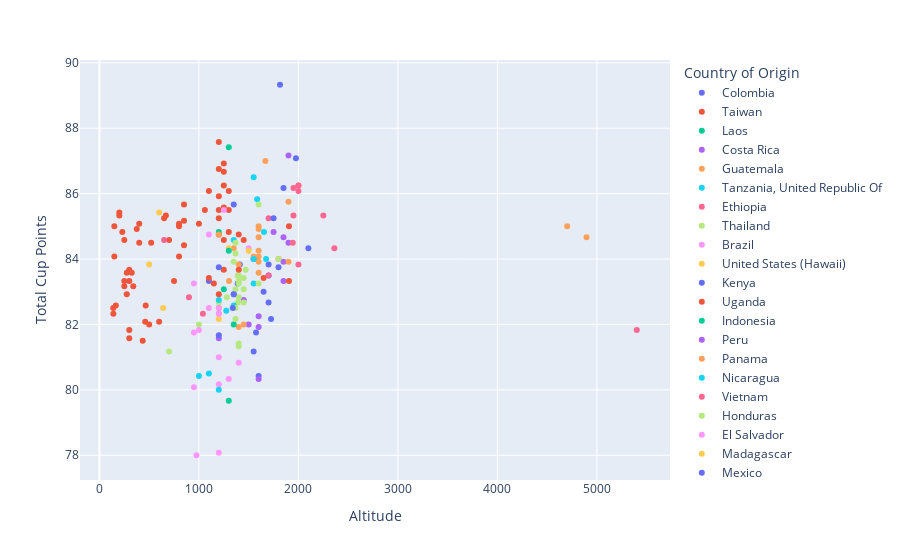

Notebook code cell kept with this figure:
### Code cell
proc_method_altitude = px.scatter(
    df_coffee,
    x='Altitude',
    y='Total Cup Points',
    color='Country of Origin',
    # size='Total Cup Points',
    hover_data='Processing Method',
)

proc_method_altitude.show()

### Figure 1 — Plotly figure (JSON) as saved in the notebook; plotly's stock layout.template omitted (floating-point values rounded to 4 significant figures)
{"data": [{"customdata": [["Double Anaerobic Washed"], ["Honey / Mosto"], ["Washed / Wet"], ["None"], ["Washed / Wet"], ["Washed / Wet"], ["Washed / Wet"], ["Washed / Wet"], ["Pulped natural / honey"], ["None"], ["Washed / Wet"], ["Washed / Wet"], ["Double Anaerobic Washed"], ["Washed / Wet"], ["Washed / Wet"], ["Washed / Wet"], ["Washed / Wet"], ["Washed / Wet"], ["Washed / Wet"]], "hovertemplate": "Country of Origin=Colombia<br>Altitude=%{x}<br>Total Cup Points=%{y}<br>Processing Method=%{customdata[0]}<extra></extra>", "legendgroup": "Colombia", "marker": {"color": "#636efa", "symbol": "circle"}, "mode": "markers", "name": "Colombia", "orientation": "v", "showlegend": true, "type": "scatter", "x": [1815, 1975, 1850, 1350, 2100, 1550, 1411, 1700, 1800, null, 1700, 1100, 1390, 1650, 1350, 1700, 1574, 1550, 1600], "xaxis": "x", "y": [89.33, 87.08, 86.17, 85.67, 84.33, 84, 83.83, 83.83, 83.75, 83.67, 83.5, 83.33, 83.25, 83, 82.92, 82.67, 81.75, 81.17, 80.42], "yaxis": "y"}, {"customdata": [["Washed / Wet"], ["Washed / Wet"], ["Natural / Dry"], ["Washed / Wet"], ["Washed / Wet"], ["Pulped natural / honey"], ["Natural / Dry"], ["Natural / Dry"], ["Natural / Dry"], ["Washed / Wet"], ["Natural / Dry"], ["Natural / Dry"], ["Natural / Dry"], ["Washed / Wet"], ["Washed / Wet"], ["Washed / Wet"], ["Washed / Wet"], ["Pulped natural / honey"], ["Washed / Wet"], ["Natural / Dry"], ["Washed / Wet"], ["Washed / Wet"], ["None"], ["Natural / Dry"], ["Washed / Wet"], ["Natural / Dry"], ["Natural / Dry"], ["Washed / Wet"], ["Pulped natural / honey"], ["Pulped natural / honey"], ["Pulped natural / honey"], ["Washed / Wet"], ["Natural / Dry"], ["Pulped natural / honey"], ["Natural / Dry"], ["Washed / Wet"], ["Pulped natural / honey"], ["Natural / Dry"], ["Washed / Wet"], ["Pulped natural / honey"], ["Natural / Dry"], ["Pulped natural / honey"], ["Washed / Wet"], ["Pulped natural / honey"], ["Washed / Wet"], ["Washed / Wet"], ["Washed / Wet"], ["Natural / Dry"], ["Washed / Wet"], ["Pulped natural / honey"], ["None"], ["Natural / Dry"], ["Washed / Wet"], ["Washed / Wet"], ["Natural / Dry"], ["Washed / Wet"], ["Pulped natural / honey"], ["Washed / Wet"], ["Pulped natural / honey"], ["Pulped natural / honey"], ["Pulped natural / honey"]], "hovertemplate": "Country of Origin=Taiwan<br>Altitude=%{x}<br>Total Cup Points=%{y}<br>Processing Method=%{customdata[0]}<extra></extra>", "legendgroup": "Taiwan", "marker": {"color": "#EF553B", "symbol": "circle"}, "mode": "markers", "name": "Taiwan", "orientation": "v", "showlegend": true, "type": "scatter", "x": [1200, 1250, 1200, 1250, 1250, 1100, 1300, 1200, 850, 1250, 1300, 1200, 1060, 200, 200, 668, 1200, 650, 850, 400, 1000, 800, 150, 800, 375, 230, 1300, 1400, 1200, 250, 700, 1250, 1450, 520, 400, 850, 150, 800, 1250, 300, 325, 275, 1100, 250, 300, 750, 1150, 250, 340, 275, 1200, 165, 465, 139, 140, 600, 460, 500, 300, 300, 435], "xaxis": "x", "y": [87.58, 86.92, 86.75, 86.67, 86.25, 86.08, 86.08, 85.92, 85.67, 85.58, 85.5, 85.5, 85.5, 85.42, 85.33, 85.33, 85.25, 85.25, 85.17, 85.08, 85.08, 85.08, 85, 85, 84.92, 84.83, 84.83, 84.75, 84.75, 84.58, 84.58, 84.58, 84.58, 84.5, 84.5, 84.42, 84.08, 84.08, 83.67, 83.67, 83.58, 83.58, 83.42, 83.33, 83.33, 83.33, 83.25, 83.17, 83.17, 82.92, 82.92, 82.58, 82.58, 82.5, 82.33, 82.08, 82.08, 82, 81.83, 81.58, 81.5], "yaxis": "y"}, {"customdata": [["Semi Washed"], ["Natural / Dry"], ["Washed / Wet"]], "hovertemplate": "Country of Origin=Laos<br>Altitude=%{x}<br>Total Cup Points=%{y}<br>Processing Method=%{customdata[0]}<extra></extra>", "legendgroup": "Laos", "marker": {"color": "#00cc96", "symbol": "circle"}, "mode": "markers", "name": "Laos", "orientation": "v", "showlegend": true, "type": "scatter", "x": [1300, 1250, 1300], "xaxis": "x", "y": [87.42, 83.08, 79.67], "yaxis": "y"}, {"customdata": [["Washed / Wet"], ["Washed / Wet"], ["Washed / Wet"], ["Washed / Wet"], ["Washed / Wet"], ["Pulped natural / honey"], ["Washed / Wet"], ["Washed / Wet"]], "hovertemplate": "Country of Origin=Costa Rica<br>Altitude=%{x}<br>Total Cup Points=%{y}<br>Processing Method=%{customdata[0]}<extra></extra>", "legendgroup": "Costa Rica", "marker": {"color": "#ab63fa", "symbol": "circle"}, "mode": "markers", "name": "Costa Rica", "orientation": "v", "showlegend": true, "type": "scatter", "x": [1900, 1850, 1900, 1850, 1850, 1450, 1500, 1200], "xaxis": "x", "y": [87.17, 84.67, 84.5, 83.92, 83.33, 82.75, 82, 81.58], "yaxis": "y"}, {"customdata": [["Washed / Wet"], ["Natural / Dry"], ["Natural / Dry"], ["Washed / Wet"], ["Washed / Wet"], ["Washed / Wet"], ["Washed / Wet"], ["Natural / Dry"], ["Washed / Wet"], ["Washed / Wet"], ["Washed / Wet"], ["Washed / Wet"], ["Washed / Wet"], ["Natural / Dry"], ["Washed / Wet"], ["Natural / Dry"], ["Washed / Wet"], ["Washed / Wet"], ["Washed / Wet"], ["Washed / Wet"], ["Washed / Wet"]], "hovertemplate": "Country of Origin=Guatemala<br>Altitude=%{x}<br>Total Cup Points=%{y}<br>Processing Method=%{customdata[0]}<extra></extra>", "legendgroup": "Guatemala", "marker": {"color": "#FFA15A", "symbol": "circle"}, "mode": "markers", "name": "Guatemala", "orientation": "v", "showlegend": true, "type": "scatter", "x": [1668, 2000, 1900, 1600, 4700, 1600, 1600, 4895, 1350, 1600, 1600, 1550, 1550, 1900, 1600, 1400, null, 1600, 1302.0, 1450, 1400], "xaxis": "x", "y": [87, 86.25, 85.75, 85, 85, 84.92, 84.67, 84.67, 84.33, 84.25, 84.08, 84.08, 84, 83.92, 83.92, 83.83, 83.83, 83.58, 83.33, 82, 81.92], "yaxis": "y"}, {"customdata": [["Washed / Wet"], ["Washed / Wet"], ["Washed / Wet"], ["Washed / Wet"], ["Washed / Wet"], ["Washed / Wet"]], "hovertemplate": "Country of Origin=Tanzania, United Republic Of<br>Altitude=%{x}<br>Total Cup Points=%{y}<br>Processing Method=%{customdata[0]}<extra></extra>", "legendgroup": "Tanzania, United Republic Of", "marker": {"color": "#19d3f3", "symbol": "circle"}, "mode": "markers", "name": "Tanzania, United Republic Of", "orientation": "v", "showlegend": true, "type": "scatter", "x": [1550, 1585, 1654, 1675, 1550, 1550], "xaxis": "x", "y": [86.5, 85.83, 84.83, 84, 84, 83.25], "yaxis": "y"}, {"customdata": [["Natural / Dry"], ["Natural / Dry"], ["Washed / Wet"], ["Washed / Wet"], ["Natural / Dry"], ["Washed / Wet"], ["Washed / Wet"], ["Natural / Dry"], ["Washed / Wet"], ["Washed / Wet"], ["Washed / Wet"]], "hovertemplate": "Country of Origin=Ethiopia<br>Altitude=%{x}<br>Total Cup Points=%{y}<br>Processing Method=%{customdata[0]}<extra></extra>", "legendgroup": "Ethiopia", "marker": {"color": "#FF6692", "symbol": "circle"}, "mode": "markers", "name": "Ethiopia", "orientation": "v", "showlegend": true, "type": "scatter", "x": [2000, 1950, 2000, 1950, 2250, 1700, 1943, 2361, 1800, 2000, 1700], "xaxis": "x", "y": [86.25, 86.17, 86.08, 85.33, 85.33, 85.25, 84.5, 84.33, 84, 83.83, 83.5], "yaxis": "y"}, {"customdata": [["Pulped natural / honey"], ["Natural / Dry"], ["Washed / Wet"], ["Washed / Wet"], ["Washed / Wet"], ["Washed / Wet"], ["Washed / Wet"], ["Natural / Dry"], ["Washed / Wet"], ["Washed / Wet"], ["Natural / Dry"], ["Washed / Wet"]], "hovertemplate": "Country of Origin=Thailand<br>Altitude=%{x}<br>Total Cup Points=%{y}<br>Processing Method=%{customdata[0]}<extra></extra>", "legendgroup": "Thailand", "marker": {"color": "#B6E880", "symbol": "circle"}, "mode": "markers", "name": "Thailand", "orientation": "v", "showlegend": true, "type": "scatter", "x": [1600, 1350, 1390, 1450, 1400, 1400, 1390, 1200, 1000, 1400, 1400, 700], "xaxis": "x", "y": [85.67, 83.92, 83.5, 83.42, 83.33, 82.83, 82.67, 82.67, 82, 81.42, 81.33, 81.17], "yaxis": "y"}, {"customdata": [["Pulped natural / honey"], ["Double Carbonic Maceration / Natural"], ["Natural / Dry"], ["Natural / Dry"], ["Pulped natural / honey"], ["Natural / Dry"], ["Natural / Dry"], ["Natural / Dry"], ["Natural / Dry"], ["Semi Washed"]], "hovertemplate": "Country of Origin=Brazil<br>Altitude=%{x}<br>Total Cup Points=%{y}<br>Processing Method=%{customdata[0]}<extra></extra>", "legendgroup": "Brazil", "marker": {"color": "#FF97FF", "symbol": "circle"}, "mode": "markers", "name": "Brazil", "orientation": "v", "showlegend": true, "type": "scatter", "x": [1250, 1100, 950, 1100, 1000, 950, 1200, 1200, 950, 975], "xaxis": "x", "y": [85.5, 84.75, 83.25, 82.5, 81.83, 81.75, 81, 80.17, 80.08, 78], "yaxis": "y"}, {"customdata": [["Washed / Wet"], ["Washed / Wet"], ["Washed / Wet"], ["Washed / Wet"], ["Washed / Wet"]], "hovertemplate": "Country of Origin=United States (Hawaii)<br>Altitude=%{x}<br>Total Cup Points=%{y}<br>Processing Method=%{customdata[0]}<extra></extra>", "legendgroup": "United States (Hawaii)", "marker": {"color": "#FECB52", "symbol": "circle"}, "mode": "markers", "name": "United States (Hawaii)", "orientation": "v", "showlegend": true, "type": "scatter", "x": [600, 1300, 500, 640, 1200], "xaxis": "x", "y": [85.42, 84.33, 83.83, 82.5, 82.17], "yaxis": "y"}, {"customdata": [["Washed / Wet"], ["Washed / Wet"]], "hovertemplate": "Country of Origin=Kenya<br>Altitude=%{x}<br>Total Cup Points=%{y}<br>Processing Method=%{customdata[0]}<extra></extra>", "legendgroup": "Kenya", "marker": {"color": "#636efa", "symbol": "circle"}, "mode": "markers", "name": "Kenya", "orientation": "v", "showlegend": true, "type": "scatter", "x": [1750, 1725], "xaxis": "x", "y": [85.25, 82.17], "yaxis": "y"}, {"customdata": [["Washed / Wet"], ["Washed / Wet"], ["Washed / Wet"]], "hovertemplate": "Country of Origin=Uganda<br>Altitude=%{x}<br>Total Cup Points=%{y}<br>Processing Method=%{customdata[0]}<extra></extra>", "legendgroup": "Uganda", "marker": {"color": "#EF553B", "symbol": "circle"}, "mode": "markers", "name": "Uganda", "orientation": "v", "showlegend": true, "type": "scatter", "x": [1905, 1650, 1905], "xaxis": "x", "y": [85, 83.42, 83.33], "yaxis": "y"}, {"customdata": [["None"], ["Wet Hulling"], ["Pulped natural / honey"]], "hovertemplate": "Country of Origin=Indonesia<br>Altitude=%{x}<br>Total Cup Points=%{y}<br>Processing Method=%{customdata[0]}<extra></extra>", "legendgroup": "Indonesia", "marker": {"color": "#00cc96", "symbol": "circle"}, "mode": "markers", "name": "Indonesia", "orientation": "v", "showlegend": true, "type": "scatter", "x": [1200, 1300, 1350], "xaxis": "x", "y": [84.83, 84.25, 82], "yaxis": "y"}, {"customdata": [["Washed / Wet"], ["Washed / Wet"], ["Washed / Wet"], ["Washed / Wet"]], "hovertemplate": "Country of Origin=Peru<br>Altitude=%{x}<br>Total Cup Points=%{y}<br>Processing Method=%{customdata[0]}<extra></extra>", "legendgroup": "Peru", "marker": {"color": "#ab63fa", "symbol": "circle"}, "mode": "markers", "name": "Peru", "orientation": "v", "showlegend": true, "type": "scatter", "x": [1750, 1600, 1600, 1600], "xaxis": "x", "y": [84.83, 82.25, 81.92, 80.33], "yaxis": "y"}, {"customdata": [["Washed / Wet"], ["Washed / Wet"]], "hovertemplate": "Country of Origin=Panama<br>Altitude=%{x}<br>Total Cup Points=%{y}<br>Processing Method=%{customdata[0]}<extra></extra>", "legendgroup": "Panama", "marker": {"color": "#FFA15A", "symbol": "circle"}, "mode": "markers", "name": "Panama", "orientation": "v", "showlegend": true, "type": "scatter", "x": [1200, 1200], "xaxis": "x", "y": [84.75, 82.5], "yaxis": "y"}, {"customdata": [["Natural / Dry"], ["Natural / Dry"], ["Washed / Wet"], ["Washed / Wet"], ["Washed / Wet"], ["Washed / Wet"], ["Natural / Dry"]], "hovertemplate": "Country of Origin=Nicaragua<br>Altitude=%{x}<br>Total Cup Points=%{y}<br>Processing Method=%{customdata[0]}<extra></extra>", "legendgroup": "Nicaragua", "marker": {"color": "#19d3f3", "symbol": "circle"}, "mode": "markers", "name": "Nicaragua", "orientation": "v", "showlegend": true, "type": "scatter", "x": [1350, 1200, 1350, 1275, 1100, 1000, 1200], "xaxis": "x", "y": [84.58, 82.75, 82.58, 82.42, 80.5, 80.42, 80], "yaxis": "y"}, {"customdata": [["Natural / Dry"], ["Pulped natural / honey"], ["Washed / Wet"], ["Pulped natural / honey"]], "hovertemplate": "Country of Origin=Vietnam<br>Altitude=%{x}<br>Total Cup Points=%{y}<br>Processing Method=%{customdata[0]}<extra></extra>", "legendgroup": "Vietnam", "marker": {"color": "#FF6692", "symbol": "circle"}, "mode": "markers", "name": "Vietnam", "orientation": "v", "showlegend": true, "type": "scatter", "x": [650, 900, 1040, 5400], "xaxis": "x", "y": [84.58, 82.83, 82.33, 81.83], "yaxis": "y"}, {"customdata": [["Washed / Wet"], ["Washed / Wet"], ["Pulped natural / honey"], ["Natural / Dry"], ["Washed / Wet"], ["Washed / Wet"], ["Washed / Wet"], ["Washed / Wet"], ["Washed / Wet"], ["Washed / Wet"], ["Washed / Wet"], ["Washed / Wet"], ["Washed / Wet"]], "hovertemplate": "Country of Origin=Honduras<br>Altitude=%{x}<br>Total Cup Points=%{y}<br>Processing Method=%{customdata[0]}<extra></extra>", "legendgroup": "Honduras", "marker": {"color": "#B6E880", "symbol": "circle"}, "mode": "markers", "name": "Honduras", "orientation": "v", "showlegend": true, "type": "scatter", "x": [1368, 1368, 1800, 1470, 1400, 1600, 1400, 1368, 1450, 1280, 1450, 1368, 1368], "xaxis": "x", "y": [84.5, 84.17, 84, 83.67, 83.5, 83.25, 83.25, 83.08, 83.08, 82.83, 82.67, 82.5, 82.17], "yaxis": "y"}, {"customdata": [["Pulped natural / honey"], ["Washed / Wet"], ["Washed / Wet"], ["Washed / Wet"], ["Natural / Dry"], ["Natural / Dry"], ["Natural / Dry"]], "hovertemplate": "Country of Origin=El Salvador<br>Altitude=%{x}<br>Total Cup Points=%{y}<br>Processing Method=%{customdata[0]}<extra></extra>", "legendgroup": "El Salvador", "marker": {"color": "#FF97FF", "symbol": "circle"}, "mode": "markers", "name": "El Salvador", "orientation": "v", "showlegend": true, "type": "scatter", "x": [1500, 1200, 1200, 1200, 1400, 1300, 1200], "xaxis": "x", "y": [84.33, 82.5, 82.33, 82.33, 80.83, 80.33, 78.08], "yaxis": "y"}, {"customdata": [["Washed / Wet"]], "hovertemplate": "Country of Origin=Madagascar<br>Altitude=%{x}<br>Total Cup Points=%{y}<br>Processing Method=%{customdata[0]}<extra></extra>", "legendgroup": "Madagascar", "marker": {"color": "#FECB52", "symbol": "circle"}, "mode": "markers", "name": "Madagascar", "orientation": "v", "showlegend": true, "type": "scatter", "x": [1500], "xaxis": "x", "y": [84.25], "yaxis": "y"}, {"customdata": [["Washed / Wet"], ["Washed / Wet"], ["Washed / Wet"], ["Washed / Wet"]], "hovertemplate": "Country of Origin=Mexico<br>Altitude=%{x}<br>Total Cup Points=%{y}<br>Processing Method=%{customdata[0]}<extra></extra>", "legendgroup": "Mexico", "marker": {"color": "#636efa", "symbol": "circle"}, "mode": "markers", "name": "Mexico", "orientation": "v", "showlegend": true, "type": "scatter", "x": [1200, 1350, 1340, 1200], "xaxis": "x", "y": [83.75, 82.92, 82.5, 81.67], "yaxis": "y"}, {"customdata": [["Natural / Dry"]], "hovertemplate": "Country of Origin=Myanmar<br>Altitude=%{x}<br>Total Cup Points=%{y}<br>Processing Method=%{customdata[0]}<extra></extra>", "legendgroup": "Myanmar", "marker": {"color": "#EF553B", "symbol": "circle"}, "mode": "markers", "name": "Myanmar", "orientation": "v", "showlegend": true, "type": "scatter", "x": [1400], "xaxis": "x", "y": [83.67], "yaxis": "y"}], "layout": {"legend": {"title": {"text": "Country of Origin"}, "tracegroupgap": 0}, "margin": {"t": 60}, "xaxis": {"anchor": "y", "domain": [0, 1], "title": {"text": "Altitude"}}, "yaxis": {"anchor": "x", "domain": [0, 1], "title": {"text": "Total Cup Points"}}}}
